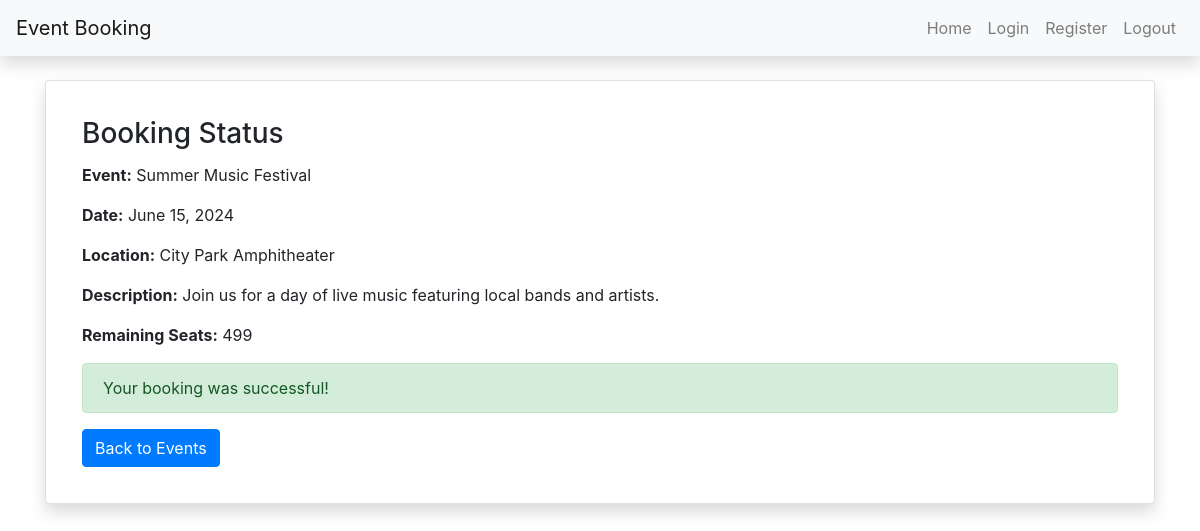
The page /status/4/ on the database its author committed.
### webapp/models.py (models this page shows, shortened)
class Event(models.Model):
    title = models.CharField(max_length=200)
    description = models.TextField()
    location = models.CharField(max_length=200)
    date = models.DateField()
    available_seats = models.PositiveIntegerField()

### webapp/views.py (the view)
# urls.py: path('status/<int:event_id>/', views.booking_status, name='booking_status'),
def booking_status(request, event_id):
    event = get_object_or_404(Event, id=event_id)
    number_of_tickets = request.session.get('number_of_tickets', 0)
    try:
        number_of_tickets = int(number_of_tickets)
    except (ValueError, TypeError):
        number_of_tickets = 0
    remaining_seats = event.available_seats
    return render(request, 'webapp/booking_status.html', {
        'event': event,
        'number_of_tickets': number_of_tickets,
        'remaining_seats': remaining_seats
    })

### webapp/templates/webapp/booking_status.html (shortened to what this page needs)
{% extends 'webapp/base.html' %}
{% block content %}
    <div class="card shadow p-3">
        <div class="card-body">
            <h3 class="card-title">Booking Status</h3>
            <p><strong>Event:</strong> {{ event.title }}</p>
            <p><strong>Date:</strong> {{ event.date }}</p>
            <p><strong>Location:</strong> {{ event.location }}</p>
            <p><strong>Description:</strong> {{ event.description }}</p>
            <p><strong>Remaining Seats:</strong> {{ remaining_seats }}</p>
            <div class="alert alert-success" role="alert">
                Your booking was successful!
            </div>
            <a href="{% url 'event_list' %}" class="btn btn-primary">Back to Events</a>
        </div>
    </div>
{% endblock %}

### rows shown on the page
Event: title "Summer Music Festival", date "June 15, 2024", location "City Park Amphitheater", description "Join us for a day of live music featuring local bands and artists."

### other values the page prints
{{ remaining_seats }} "499"
